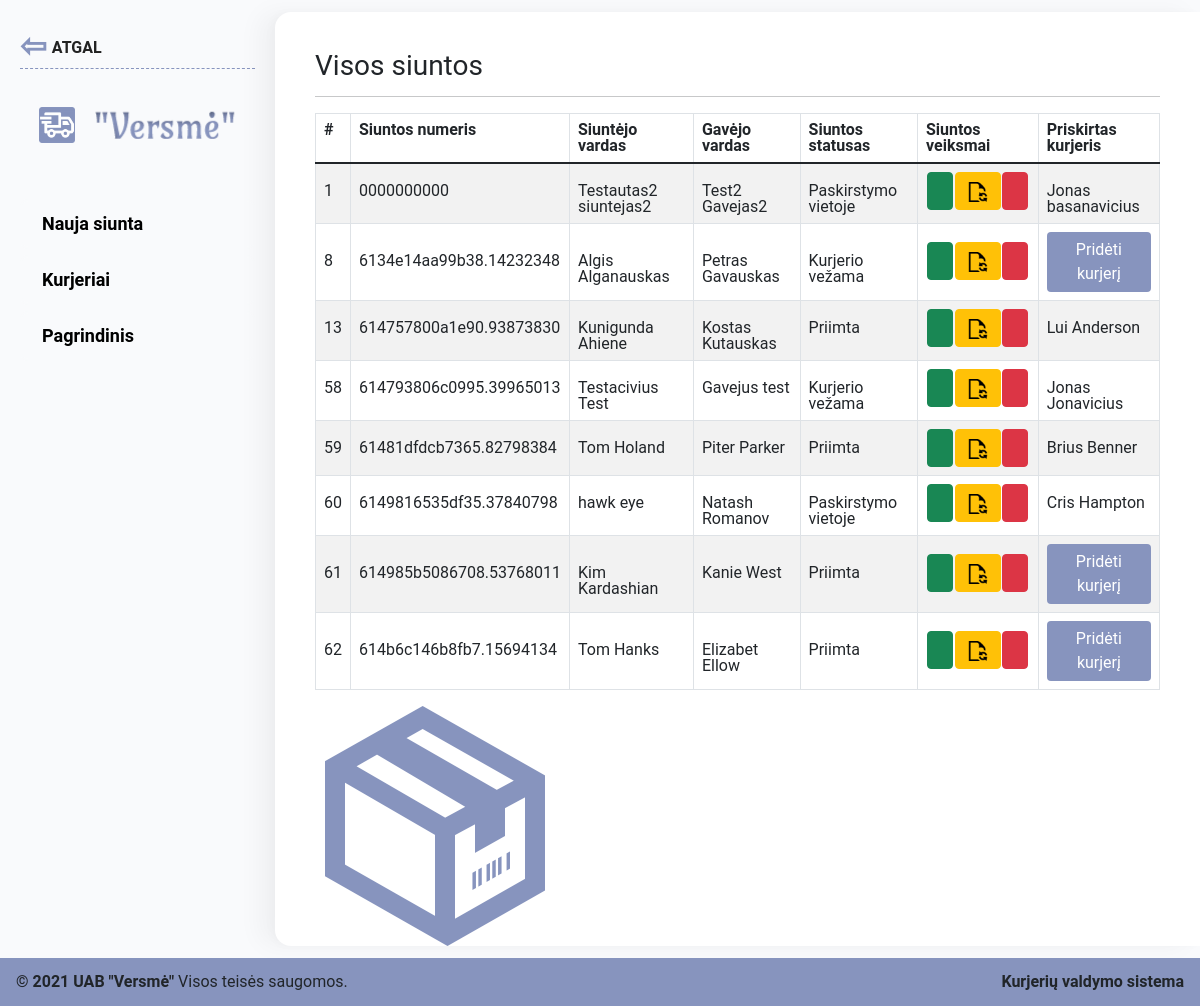
The app's page /all_parcels.php with its own data.
### tables this page shows
CREATE TABLE `parcels` (
  `id` int(30) NOT NULL,
  `reference_number` varchar(100) NOT NULL,
  `sender_name` text NOT NULL,
  `sender_contact` text NOT NULL,
  `recipient_name` text NOT NULL,
  `recipient_contact` text NOT NULL,
  `from_city_id` varchar(30) NOT NULL,
  `to_city_id` varchar(30) NOT NULL,
  `weigth_id` varchar(30) NOT NULL,
  `size_id` varchar(30) NOT NULL,
  `price` varchar(30) NOT NULL,
  `status` int(2) NOT NULL,
  `parcel_worker_id` int(30) DEFAULT NULL
);

CREATE TABLE `staff` (
  `id` int(30) NOT NULL,
  `full_name` varchar(200) NOT NULL,
  `contact_number` varchar(100) NOT NULL,
  `city_id` int(11) NOT NULL
);

### shared_functions.php (called while the page is built, shortened)
<?php
function getParcelStatus($id)
{
    if ($id != '') {
        switch ($id) {
            case 1:
                return 'Priimta';
                break;
            case 2:
                return 'Paskirstymo vietoje';
                break;
            case 3:
                return 'Kurjerio vežama';
                break;
        }
    } else {
        return 'Statusas nerastas';
    }
}

### all_parcels.php (the view, shortened to what this page needs)
<?php
include 'db_connect.php';
include 'shared_functions.php';
include 'includes/header.php';
?>
<div class="aside">
  <?php
  include 'includes/back_btn.php'
  ?>
  <nav>
    <ul class="menu">
      <li>
        <a href="./new_parcel.php">Nauja siunta</a>
      </li>
      <li>
        <a href="./staff.php">Kurjeriai</a>
      </li>
      <li>
        <a href="./index.php">Pagrindinis</a>
      </li>
    </ul>
  </nav>
</div>
<div class="dashboard">
  <div class="dashboard-user-complete">
    <div class="">
      <h1>Visos siuntos</h1>
      <hr>
    </div>
    <table style="width:100%" class="table table-striped">
      <thead>
        <tr>
          <th>#</th>
          <th>Siuntos numeris</th>
          <th>Siuntėjo vardas</th>
          <th>Gavėjo vardas</th>
          <th>Siuntos statusas</th>
          <th>Siuntos veiksmai</th>
          <th>Priskirtas kurjeris</th>
        </tr>
      </thead>
      <tbody>
        <?php
        $qry = $conn->query("SELECT id, reference_number, sender_name, recipient_name, status, parcel_worker_id, from_city_id  FROM parcels ");
        while ($row = $qry->fetch_assoc()) :
        ?>
          <tr>
            <td><?php echo ($row['id']) ?></td>
            <td><?php echo ($row['reference_number']) ?></td>
            <td><?php echo ($row['sender_name']) ?></td>
            <td><?php echo ($row['recipient_name']) ?></td>
            <td>
              <?php echo getParcelStatus($row['status']); ?>
            </td>
            <td>
              <div class="flex justify-evently">
                <button title="Peržiūrėti" class="view_parcel_btn btn btn-success" type="button" data-id="<?php echo $row['id'] ?>">
                </button>
                <a title="Redaguoti" class="update_parcel_btn btn btn-warning" type="button" href="./new_parcel.php?id=<?php echo $row['id'] ?>">
                  <img class="max-w-20" src="./assets/img/update.png" alt="">
                </a>
                <button title="Ištrinti" class="delete_parcel_btn btn btn-danger" type="button" data-id="<?php echo $row['id'] ?>">
                </button>
              </div>
            </td>
            <td>
              <?php
              if ($row['parcel_worker_id'] == 0) {
              ?>
                <button class="add_courier btn btn-main" type="button">Pridėti kurjerį</button>
              <?php
              } else {
                $parcel_worker_id = $row['parcel_worker_id'];
                $qry3 = $conn->query("SELECT full_name  FROM staff where id = $parcel_worker_id");
                while ($row3 = $qry3->fetch_assoc()) :
                  echo $row3['full_name'];
                endwhile;
              }
              ?>
            </td>
          </tr>
        <?php endwhile; ?>
      </tbody>
    </table>
    <div class="track-img">
      <img src="./assets/img/parcel-icon.png" alt="track">
    </div>
  </div>
</div>
<?php
include 'includes/footer.php'
?>

### includes/header.php (shortened to what this page needs)
<!DOCTYPE html>
<html lang="en">
<head>
  <link href="https://cdn.jsdelivr.net/npm/bootstrap@5.1.1/dist/css/bootstrap.min.css" rel="stylesheet">
  <link rel="stylesheet" href="./assets/css/reset.css">
  <link rel="stylesheet" href="./assets/css/main.css">
</head>
<body class="">
  <main class="main-container flex">

### includes/back_btn.php
<div class="back_btn">
  <?php $home_page = $_SERVER['SCRIPT_NAME'];
  if (!strpos($home_page, 'index.php')) {
  ?>
    <button type="button" class="">
    <span>&#8678; </span>
     ATGAL
    </button>
  <?php
  }
  ?>
</div>
<div class="logo flex">
  <img class="logo-img" src="./assets/img/logo2.png" alt="">
  <img class="logo-text" src="./assets/img/versme.png" alt="">
</div>

### includes/footer.php (shortened to what this page needs)
</main>
<footer class="container-fluid p-3">
  <div class="d-flex justify-content-between">
    <div class="">
      <span class="fw-bold">© <?php echo date("Y"); ?> UAB "Versmė"</span> Visos teisės saugomos.
    </div>
    <div class="fw-bold">
      Kurjerių valdymo sistema
    </div>
  </div>
</footer>
</body>
</html>

### assets/css/main.css (style rules this page uses)
html { font-family: 'Roboto', sans-serif; }
body { min-height: 100vh; max-height: 100vh; display: flex; flex-direction: column; }
main { background-color: #e9ebf442; padding: 12px 0; }
.back_btn { height: 60px; display: flex; align-items: flex-start; justify-content: flex-start; margin-bottom: 10px; }
.back_btn button { display: flex; align-items: center; border: none; background: transparent; font-weight: bold; padding: 0; width: 100%; border-bottom: 1px dashed rgb(135, 148, 190); }
.back_btn button span { font-size: 32px; margin-right: 5px; color: #8794be; margin-bottom: 3px; transition: ease 0.3s; }
.aside { padding: 15px 20px; max-width: 275px; width: 100%; }
.dashboard { background-color: white; padding: 40px; max-height: calc(100vh - 72px); min-height: calc(100vh - 72px); width: 100%; overflow-y: scroll; border-radius: 1rem 0 0 1rem; box-shadow: -16px 0 24px rgb(0 0 0 / 4%), -4px 0 8px rgb(0 0 0 / 2%); }
.flex { display: flex; }
nav ul.menu { padding: 50px 0; }
nav ul.menu li { margin: 6px 0; }
nav ul.menu li a { text-decoration: none; font-size: 18px; color: black; font-weight: 600; transition: ease 0.3s; padding: 14px 20px; display: block; border-radius: 8px; border: 2px solid #f9fafc; }
table, th, td { border: 1px solid #dee2e6!important; }
footer { background-color: #8794be; margin-top: auto; }
.logo { align-items: center; justify-content: space-evenly; padding-top: 10px; }
.logo-img { max-width: 36px; }
.logo-text { max-width: 200px; }
.btn-main { color: white; border: #8794be; background-color: #8794be; }
.dashboard-user-complete { display: flex; flex-direction: column; height: 100%; }
.dashboard-user-complete h1 { font-size: 28px; }
.track-img { margin-top: auto; }
.max-w-20 { max-width: 20px; }
.justify-evently { justify-content: space-evenly; }
table tr th { font-weight: 700; }

### records on screen
parcels: id "1", reference_number "0000000000", sender_name "Testautas2 siuntejas2", recipient_name "Test2 Gavejas2", status "Paskirstymo vietoje"
staff: full_name "Jonas basanavicius"
parcels: id "8", reference_number "6134e14aa99b38.14232348", sender_name "Algis Alganauskas", recipient_name "Petras Gavauskas", status "Kurjerio vežama", parcel_worker_id "Pridėti kurjerį"
parcels: id "13", reference_number "614757800a1e90.93873830", sender_name "Kunigunda Ahiene", recipient_name "Kostas Kutauskas", status "Priimta"
staff: full_name "Lui Anderson"
parcels: id "58", reference_number "614793806c0995.39965013", sender_name "Testacivius Test", recipient_name "Gavejus test", status "Kurjerio vežama"
staff: full_name "Jonas Jonavicius"
parcels: id "59", reference_number "61481dfdcb7365.82798384", sender_name "Tom Holand", recipient_name "Piter Parker", status "Priimta"
staff: full_name "Brius Benner"
parcels: id "60", reference_number "6149816535df35.37840798", sender_name "hawk eye", recipient_name "Natash Romanov", status "Paskirstymo vietoje"
staff: full_name "Cris Hampton"
parcels: id "61", reference_number "614985b5086708.53768011", sender_name "Kim Kardashian", recipient_name "Kanie West", status "Priimta"
parcels: id "62", reference_number "614b6c146b8fb7.15694134", sender_name "Tom Hanks", recipient_name "Elizabet Ellow", status "Priimta"
